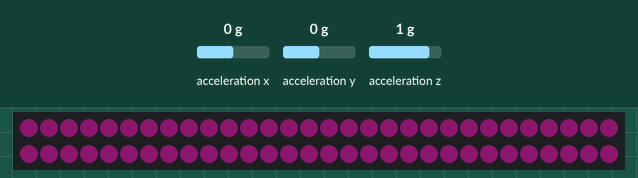
A sketch run on a simulated Arduino Uno, built with avr-gcc and run on an emulated ATmega328P. Parts: 60 RGB LEDs in strip order, left to right, continuing on the next row. Inputs (shaded band) come from the test bench; at power-on: acceleration x 0 g, acceleration y 0 g, acceleration z 1 g. Dim RGB values are drawn brighter than linear; what the sketch prints to the serial monitor is not drawn.

Above: at 5.2 s.
5.3 s: acceleration x set to 1.4 g
At 10.5 s:
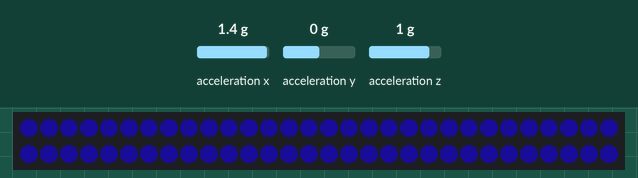
10.8 s: acceleration x set to -0.8 g
At 13.74 s:
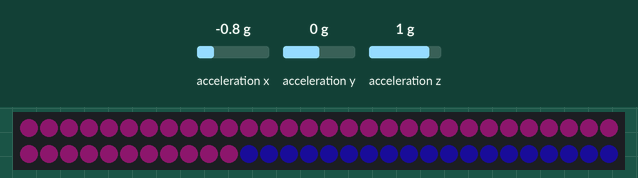
Timing chart, 0 to 15.2 s (numbered marks = the images above; inputs shaded):
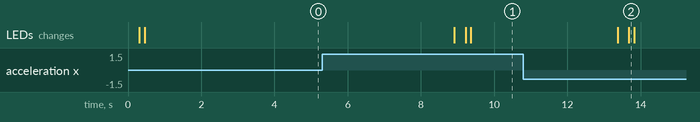

The sketch:

CPSC599A2B.ino
```cpp
/* CPSC 599
 * Assignment 2
 * Winter 2020
 *
 *  References:
 *  ADXL - SparkFun https://learn.sparkfun.com/tutorials/adxl345-hookup-guide/all
 *  Midi note fire - Mike Cook https://forum.arduino.cc/index.php?topic=253053.10;wap2
 *  ADXL 345 - Dejan https://howtomechatronics.com
*/

#include <SparkFun_ADXL345.h>
#include <Adafruit_NeoPixel.h>

//////////// Definitions ////////////

#define midiChannel (byte)0
#define offsetX   0
#define offsetY   0
#define offsetZ   0
#define gainX     1
#define gainY     1
#define gainZ     1
#define LED_PIN   6
#define LED_COUNT 60
const int base_note = 36;
const int note_1 = 36;
const int note_2 = 38;
const int note_3 = 40;
const int note_4 = 41;
const int note_5 = 43;
const int note_6 = 45;
const int note_7 = 47;

//////////// Variables ////////////

ADXL345 adxl = ADXL345();


// Axis Values //
int accX = 0;
int accY = 0;
int accZ = 0;

// Notes to play //

int note_y = note_3;
int note_z = note_5;

// Starting octave //

int octave = 0;

//////////// setup ////////////

Adafruit_NeoPixel strip(LED_COUNT, LED_PIN, NEO_GRB + NEO_KHZ800);

void setup() {
   //LED Setup
   strip.begin();
   strip.show();
   strip.setBrightness(50);

   // Set Baud speed to match Hairless
   Serial.begin(9600);
   // Setup ADXL accelerometer
   adxl.powerOn();
   adxl.setRangeSetting(2);
   adxl.setSpiBit(0);

}

//////////// loop ////////////

void loop() {

  //// Read ADXL ////

  // Get the Accelerometer Readings
  int x,y,z;
  adxl.readAccel(&x, &y, &z);

  accX = (x - offsetX)/gainX;
  accY = (y - offsetY)/gainY;
  accZ = (z - offsetZ)/gainZ;

  //Convert x-axis values to octave value
  //octave = (int)map(accX,-265,265,0,12);
  //octave = (accX % 4);
   octave = ((int)accX)%4;

   switch(octave){
    case 0:
      colorWipe(strip.Color(69, 12, 54), 5);
      break;
    case 1:
      colorWipe(strip.Color(72, 24, 115), 5);
      break;
    case 2:
      colorWipe(strip.Color(25, 15, 128), 5);
      break;
    case 3:
      colorWipe(strip.Color(115, 16, 49), 5);
      break;
   }

  //Convert y- and z-axis values to notes//

  note_y = getNote(accY, octave);
  note_z = getNote(accZ, octave + 1);

  // Send notes to MIDI output //

    noteSend(0x90, note_y, 127);
    noteSend(0x90, note_z, 127);
    delay(1000);

  // Stop notes sent //
    noteSend(0x80, note_y, 127);
    noteSend(0x80, note_z, 127);
    delay(3000);


}

//////////// Methods ////////////

/*  Returns the appropriate musical note
 *  based on axis value and scaling
 *  axis: axis value in float
 *  oct: an integer value on how many octaves to scale
*/
int getNote(float axis, int oct){

  // map axis data to values 1 ~ 7 //

  int value = map((int)(axis),-265,265,1,7);
  int note = note_1;

  // assign notes based on value //

  switch(value){
    case 1:
      note = note_1;
      //colorWipe(strip.Color(44, 158, 219), 15);
      break;
    case 2:
      note = note_2;
      //colorWipe(strip.Color(44, 108, 219), 15);
      break;
    case 3:
      note = note_3;
      //colorWipe(strip.Color(44, 58, 219), 15);
      break;
    case 4:
      note = note_4;
      //colorWipe(strip.Color(44, 8, 219), 15);
      break;
    case 5:
      note = note_5;
      //colorWipe(strip.Color(44, 208, 219), 15);
      break;
  }

  //scale up or down octaves;
  return note + 12*oct;

}

/*   Play MIDI note
 *   cmd: 0x90 for playing a note and 0x80 for stopping a note
 *   data1: note to be played
 *   data2: velocity of note
*/
 void noteSend(char cmd, char data1, char data2) {
  cmd = cmd | char(midiChannel);  // merge channel number
  Serial.write(cmd);
  Serial.write(data1);
  Serial.write(data2);

}

void testNote(){

  // Send notes to MIDI output //

    noteSend(0x90, note_z, 127);
    noteSend(0x90, note_y, 127);
    delay(1000);

  // Stop notes sent //
    noteSend(0x80, note_z, 127);
    noteSend(0x80, note_y, 127);
    delay(3000);
}

void colorWipe(uint32_t color, int wait){
  for (int i = 0; i<strip.numPixels(); i++){
    strip.setPixelColor(i, color);
    strip.show();
    delay(wait);
  }
}
```

Measured:
- after the input at 5.3 s, the LEDs: first change after 3.6 s (image 1 shows a later state)
- after the input at 10.8 s, the LEDs: first change after 2.6 s (image 2 shows a later state)
